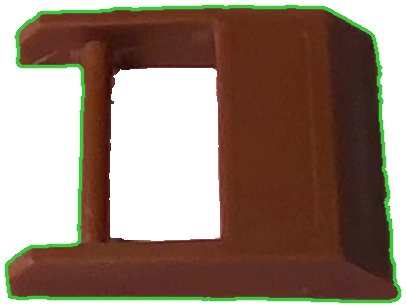
#> input picture examples/recorded/part_b/inside/1_0002.jpg, 406 x 308 px
$ python -i masks.py   (imports and definitions only)
#> lines starting #> are read from the running program, lines starting #| are printed output that depends on the picture; after the words box and inside, x2 and y2 are one past the last pixel; in counts of white or black regions, pixels touching at a corner belong together
#> further down, picture is the input picture: shape (308, 406, 3); mean B, G, R 114.2, 128, 149.5
"""Part masks for selected frames: a colour mask (Lab hue/chroma), SAM 3.1 on a crop, and their fusion. Everything works on a crop around the part.

The colour model is the part's Lab hue window (hue = atan2(b*, a*)). learn_colour() learns it per job from the pixels inside SAM's own masks;
an achromatic part (grey, black, white) has no reliable hue, and then no colour gating is used. The default window (38-80 deg) is part B's
brown plastic, which sat on a pink note (hue 21-31 deg) on a white mat; with that default every function below behaves exactly as before.
Dark faces lose their hue, so dark pixels count only next to lit part-coloured ones.
"""
import json
from pathlib import Path

import cv2
import numpy as np

CENTRE = np.array([148.5, 105.0])
BOX_MM = 35.0            # the part lies within +-35 mm of the page centre in x, y and below 45 mm
BOX_H = 45.0


# [9 lines left out: function crop_box, not called in this run]


def hue_chroma(img):
    lab = cv2.cvtColor(cv2.GaussianBlur(img, (0, 0), 1.0), cv2.COLOR_BGR2LAB).astype(np.float32)
    a, b = lab[..., 1] - 128, lab[..., 2] - 128
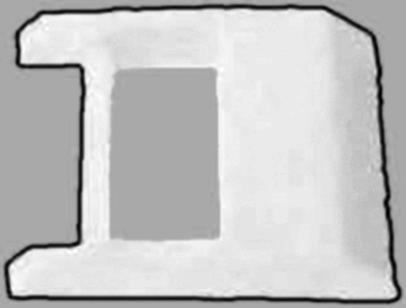
#> a: shape (308, 406) float32; min -57, max 29, mean 8.6; drawn with min black and max white
    return lab[..., 0], np.degrees(np.arctan2(b, a)), np.hypot(a, b)


def _k(px):
    n = max(int(round(px)), 1) | 1
    return cv2.getStructuringElement(cv2.MORPH_ELLIPSE, (n, n))


# [21 lines left out: function learn_colour, not called in this run]


def colour_mask(img, hue_min=36.0, chroma_min=10.0, dark_L=80.0, min_area=400, hue_max=80.0):
    L, h, c = hue_chroma(img)
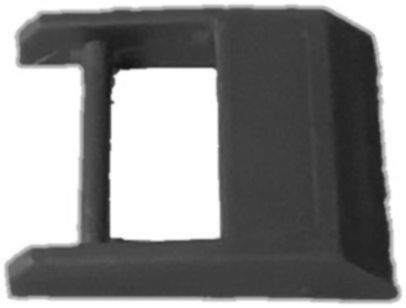
#> L: shape (308, 406) float32; min 21, max 255, mean 137.1
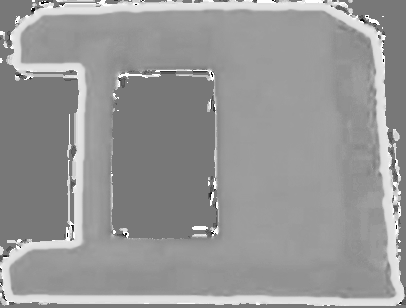
#> h: shape (308, 406) float32; min -161.6, max 180, mean 41.2; drawn with min black and max white
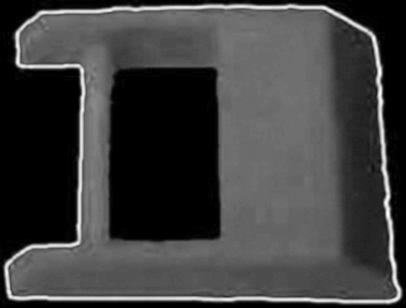
#> c: shape (308, 406) float32; min 0, max 76.49, mean 19; drawn with min black and max white
    lit = ((h > hue_min) & (h < hue_max) & (c > chroma_min) & (L > 25)).astype(np.uint8)
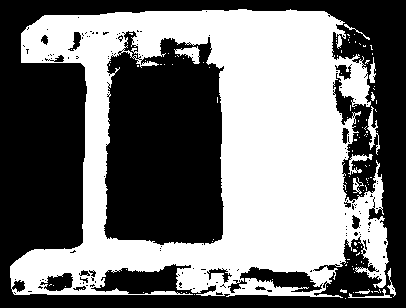
#> lit: shape (308, 406); values 0 (black) and 1 (white), 46.3% white; 113 white regions (102 under 20 px), largest, box (x1, y1, x2, y2) and area: (10, 9, 389, 298) 56562, (174, 46, 200, 64) 222, (367, 106, 380, 155) 215
    lit = cv2.morphologyEx(lit, cv2.MORPH_OPEN, _k(3))
#> lit: shape (308, 406); values 0 (black) and 1 (white), 45.1% white; 37 white regions (26 under 20 px), largest, box (x1, y1, x2, y2) and area: (10, 9, 389, 297) 55325, (175, 47, 200, 64) 205, (367, 112, 377, 148) 143
    near = cv2.dilate(lit, _k(9)) > 0
#> near: shape (308, 406) bool; 58% white; 16 black regions (8 under 20 px), largest, box (x1, y1, x2, y2) and area: (0, 0, 406, 308) 33140, (109, 42, 219, 241) 18453, (252, 271, 310, 288) 331
    m = (lit > 0) | ((L < dark_L) & near)
#> m: shape (308, 406) bool; 53.5% white; 21 black regions (13 under 20 px), largest, box (x1, y1, x2, y2) and area: (0, 0, 406, 308) 37263, (108, 42, 224, 243) 19895, (252, 271, 310, 288) 331
    m = cv2.morphologyEx(m.astype(np.uint8) * 255, cv2.MORPH_CLOSE, _k(5))
#> m: shape (308, 406); 53.8% white; 8 black regions (1 under 20 px), largest, box (x1, y1, x2, y2) and area: (0, 0, 406, 308) 36946, (108, 42, 223, 243) 19859, (352, 118, 367, 152) 286
    n, cc, st, _ = cv2.connectedComponentsWithStats(m)
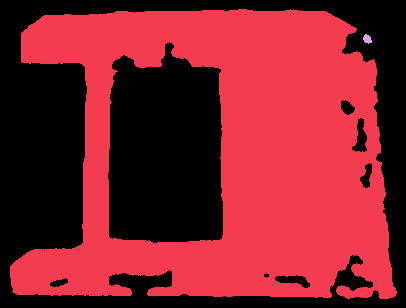
#> cc: shape (308, 406) int32; 3 distinct labels, from 0 to 2; one colour per label, 0 black
#> n = 3; st = [[0, 0, 406, 308, 57763], [10, 9, 387, 290, 67224], [363, 34, 9, 10, 61]]
    out = np.zeros_like(m)
    for i in range(1, n):
        if st[i, cv2.CC_STAT_AREA] >= min_area:
            out[cc == i] = 255
#> out: shape (308, 406); 53.8% white; 8 black regions (1 under 20 px), largest, box (x1, y1, x2, y2) and area: (0, 0, 406, 308) 37007, (108, 42, 223, 243) 19859, (352, 118, 367, 152) 286
    inv = (out == 0).astype(np.uint8)                   # fill only tiny holes: the slots are real
    n, cc, st, _ = cv2.connectedComponentsWithStats(inv, connectivity=4)
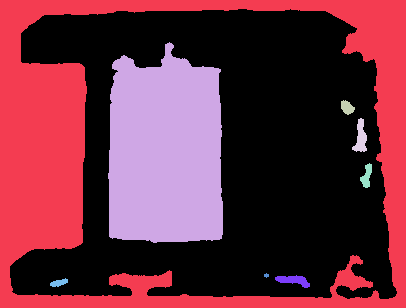
#> cc: shape (308, 406) int32; 9 distinct labels, from 0 to 8; one colour per label, 0 black
#> n = 9; st = [[10, 9, 387, 290, 67224], [0, 0, 406, 308, 37007], [108, 42, 115, 201, 19859], [341, 100, 14, 15, 140], [352, 118, 15, 34, 286], [360, 163, 12, 25, 170], [264, 273, 5, 5, 17], [275, 275, 35, 13, 247], [50, 278, 18, 9, 98]]
    for i in range(1, n):
        if st[i, cv2.CC_STAT_AREA] < 30:
            out[cc == i] = 255
    return out


# [41 lines left out: functions iou, pick_component, refine_sam, agreement, not called in this run]

>>> import cv2
>>> picture = cv2.imread('../../examples/recorded/part_b/inside/1_0002.jpg')
>>> result = colour_mask(picture)

$ run again, on examples/recorded/part_b/inside/1_0005.jpg
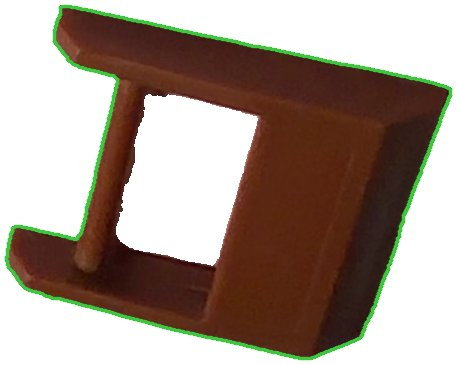
#> input picture examples/recorded/part_b/inside/1_0005.jpg, 457 x 365 px
#> picture is the input picture: shape (365, 457, 3); mean B, G, R 139.4, 150.4, 166
#> near: shape (365, 457) bool; 45.5% white; 3 white regions, box (x1, y1, x2, y2) and area: (6, 6, 451, 359) 75358, (379, 227, 400, 252) 319, (388, 205, 405, 219) 168
#> in colour_mask, `n, cc, st, _ = cv2.connectedComponentsWithStats(m)`:
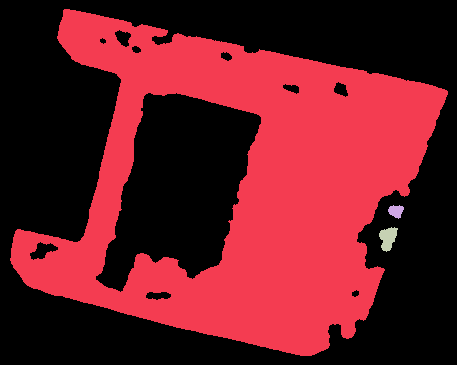
#> cc: shape (365, 457) int32; 4 distinct labels, from 0 to 3; one colour per label, 0 black
#> in colour_mask, `n, cc, st, _ = cv2.connectedComponentsWithStats(m)`: n = 4; st = [[0, 0, 457, 365, 95444], [10, 9, 438, 347, 70906], [388, 205, 16, 14, 151], [379, 227, 19, 25, 304]]
#> inv: shape (365, 457); values 0 (black) and 1 (white), 57.5% white; 1 black region, box (x1, y1, x2, y2) and area: (10, 9, 448, 356) 70906
#> in colour_mask, `n, cc, st, _ = cv2.connectedComponentsWithStats(inv, connectivity=4)`:
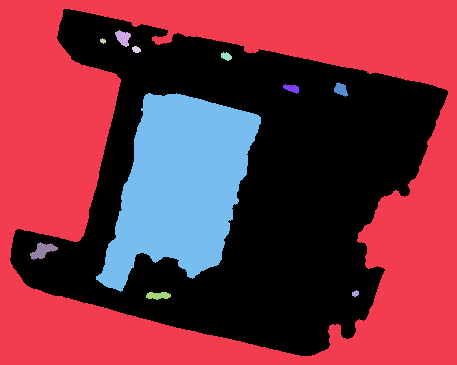
#> cc: shape (365, 457) int32; 12 distinct labels, from 0 to 11; one colour per label, 0 black
#> in colour_mask, `n, cc, st, _ = cv2.connectedComponentsWithStats(inv, connectivity=4)`: n = 12; st = [[10, 9, 438, 347, 70906], [0, 0, 457, 365, 75375], [115, 30, 16, 17, 167], [100, 38, 6, 6, 24], [132, 46, 9, 7, 47], [221, 52, 11, 9, 68], [334, 82, 14, 15, 133], [283, 84, 16, 10, 97], [96, 93, 165, 199, 19546], [30, 242, 28, 18, 259], [352, 290, 7, 7, 35], [146, 292, 25, 8, 148]]
